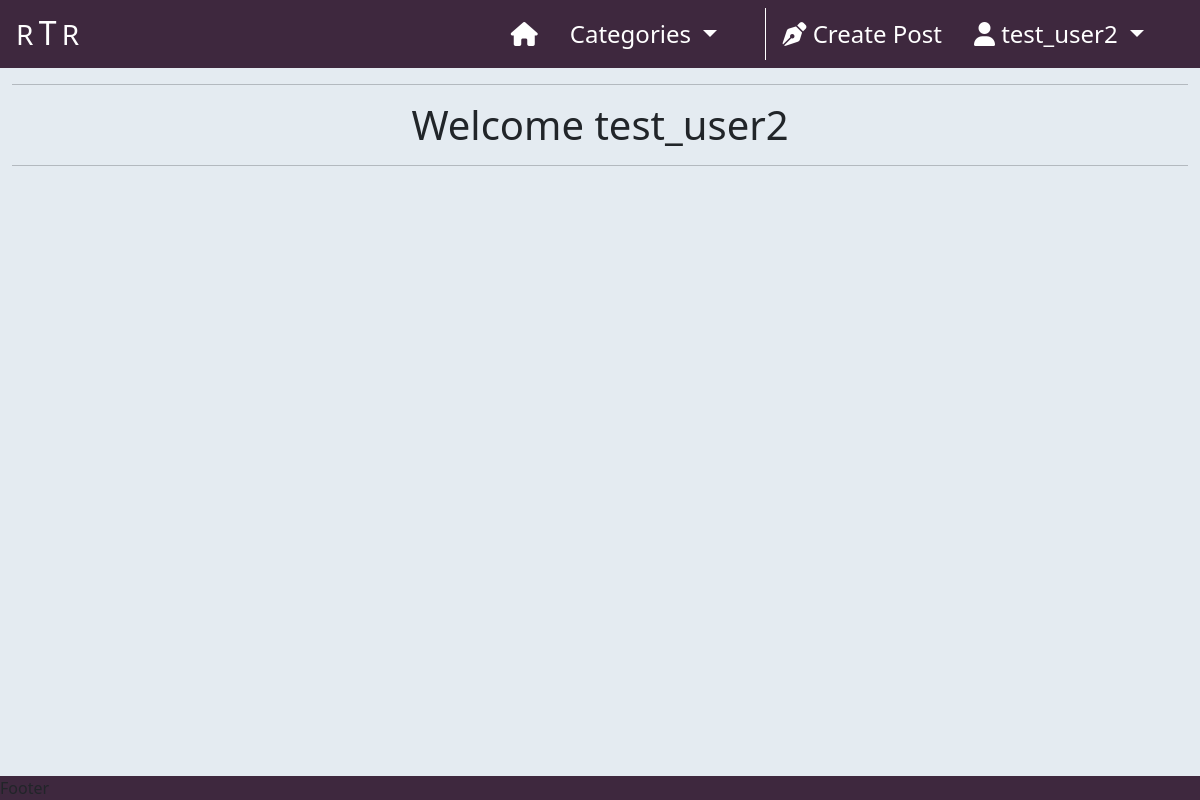
The page /profile/ (signed in) on the database as committed earlier.
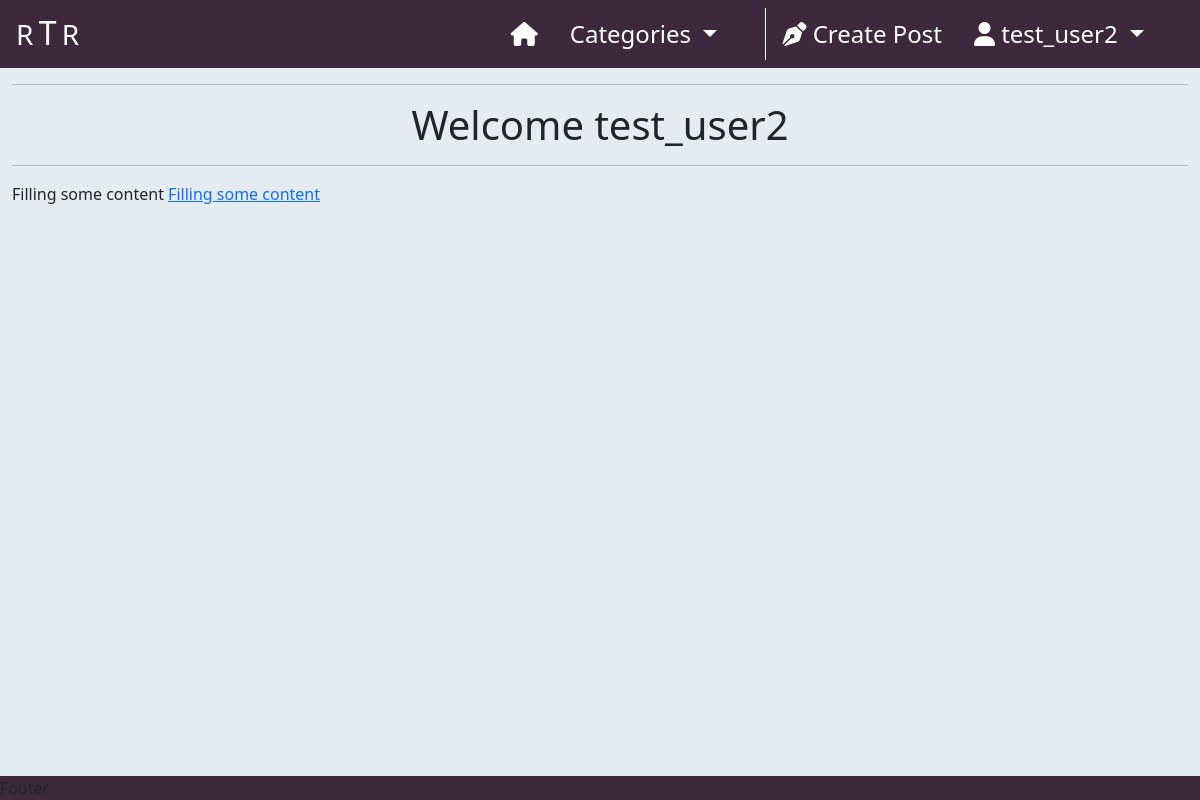
The same page on the database as committed later.
### newssite/models.py (models this page shows, shortened)
class Post(models.Model):
    title = models.CharField(max_length=200, unique=True)
    slug = models.SlugField(
        max_length=200,
        unique=True,
        null=True,
        blank=True
    )
    author = models.ForeignKey(
        User,
        on_delete=models.CASCADE,
        related_name='posts'
    )
    is_edited = models.BooleanField(default=False)
    excerpt = models.TextField(max_length=300, null=True, blank=True)
    content = models.TextField()
    category = models.ForeignKey(
        Category,
        max_length=30,
        null=True,
        blank=True,
        on_delete=models.SET_NULL
    )
    featured_image = CloudinaryField('image', default='placeholder')
    created_on = models.DateTimeField(auto_now_add=True)
    status = models.IntegerField(choices=STATUS, default=1)
    likes = models.ManyToManyField(User, related_name='likes', blank=True)
    class Meta:
        ordering = ['-created_on']

### profiles/views.py (the view)
# urls.py: path('', login_required(views.ProfileView.as_view()), name="profile"),
class ProfileView(View):
    def get(self, request, *args, **kwargs):
        profile = get_object_or_404(UserProfile, user=request.user)
        posts = Post.objects.filter(author=profile.user.id)
        comments = Comment.objects.filter(author=profile.user.id)
        return render(
            request,
            "profiles/profile.html",
            {
                'profile': profile,
                'posts': posts,
                'comments': comments,
            },
        )

### newssite/context_processors.py (called while the page is built)
def categories(request):
    return {
        'categories': Category.objects.all()
    }

### newssite/models.py (called while the page is built)
    def __str__(self):
        return self.name

### profiles/templates/profiles/profile.html (shortened to what this page needs)
{% extends "base.html" %}
{% load static %}
{% block content %}
    <div class="container-fluid">
        <div class="row">
            <div class="col-12 text-center">
                <hr>
                <h1>Welcome {{ request.user.username }}</h1>
                <hr>
            </div>
        </div>
        <div class="row">
            <div class="col-12">
                {% for post in posts %}
                <div class="row">
                    <div class="col-12">
                        {{ post.title }}
                        <a href="{% url 'edit_post' post.slug %}">{{post.title}}</a>
                    </div>
                </div>
                {% endfor %}
            </div>
        </div>
    </div>
{% endblock %}

Rows that differ between the two databases and show on the page:
added Post: title "Filling some content"
